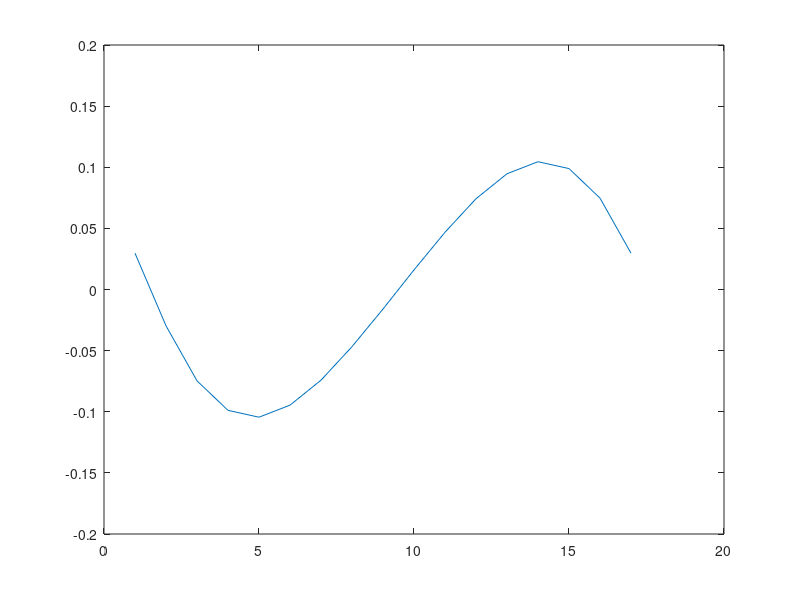
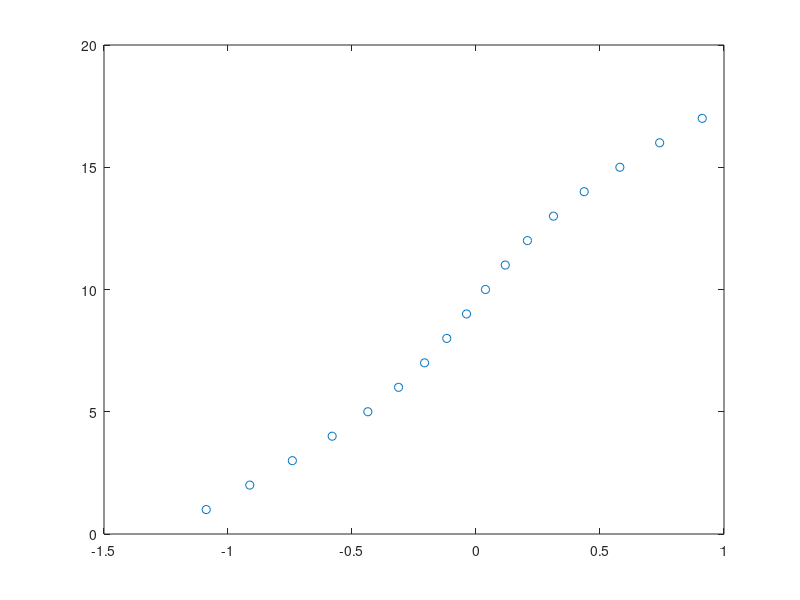

Recreate these plots in MATLAB, in order.
%unsteady stokes equation for simple shear flow

%SOR method for faster convergent
clc;
clear all;
close all;
%-----------------------------------------------------------------------
%Define all numerial values
%------------------------------------------------------------------------
Re = 1;                 %Reynolds Number
visc=1/Re;              %viscosity
nx = 16;                 %gridpoints along x
ny = 16;                 %gridpoints along y
lx = 1;                 %lenght of the domain
ly = 1;                 %width of the domain
ft=0.5;                 %final time
MaxErr = 0.001;         %maximum error for pressure
Maxit=10;              %maximum iteration
nstep= 25;
beta=1.2;               %SOR factor
dt=0.01;               %time step size
gx =0; gy=0;        %external forces

%---------------------------------------------
%Variable initialization
u = zeros(nx+1,ny+2); ut = zeros(nx+1,ny+2);  %velocity in x direction
v = zeros(nx+2,ny+1); vt = zeros(nx+2,ny+1);  %velocity in y direction
p = zeros(nx+2,ny+2);                       %pressure
tmp1 = zeros(nx+2,ny+2); tmp2 = zeros(nx+2,ny+2); %pressure
t=0;                                                %Initial time
%----------------------------------------------------------------------
%set grid points
dx=lx/nx; dy=ly/ny;                         %length of the grid cell
for i = 0:nx+2
    for j = 0:ny+2
        x=dx*(i-1);
        y=dy*(j-1.5);
    end
end
%-----------------------------------------------------------------------
%Check to ensure that the defined time step meets stability condition?
if dt>0.25*(min(dx,dy))^2/visc || dt>(1/Re)
    dt=min((0.25*(min(dx,dy))^2/visc),(visc));
end
%-----------------------------------------------------------------------
%Set boundary conditions


for j=2:ny+1
    y=dy*(j-1.5);
    u(1,j)=2*y-1;               %u at left edge
    u(nx+1,j)=2*y-1;            %u at right edge
    
end

for i=2:nx+1
    x=dx*(i-1.5);
    v(i,1)=0;                   %v at bottom edge
    v(i,ny+1)=0;                %v at top edge
end


for i=2:nx+1
    u(i,ny+2)=2-u(i,ny+1);       %u at top edge
    u(i,1)=-2-u(i,2);            %u at bottom edge
    
end

for j=2:ny
    v(nx+2,j)=-v(nx+1,j);        %v at right
    v(1,j)=-v(2,j);              %v at left
    
end


for i=2:nx+1
    p(i,ny+2)=6-p(i,ny+1);              %at top
    p(i,1)=6-p(i,2);                    %at bottom
end

for j=2:ny+1
    p(nx+2,j)=6-p(nx+1,j);              %at right
    p(1,j)=6-p(2,j);                    %at left
end

%-----------------------------------------------------------
for n=1:nstep
    %------------------------------------------------------------
    %temporary velocity
    
    for i=2:nx                              %Tempprary u velocity
        for j=2:ny+1
            ut(i,j)=u(i,j)+dt*(visc*((u(i+1,j)-2*u(i,j)+u(i-1,j))/dx^2+...
                (u(i,j+1)-2*u(i,j)+u(i,j-1))/dy^2)+gx);
        end
    end
    
    for i=2:nx+1                            %Tempprary u velocity
        for j=2:ny
            vt(i,j)=v(i,j)+dt*(visc*((v(i+1,j)-2*v(i,j)+v(i-1,j))/dx^2+...
                (v(i,j+1)-2*v(i,j)+v(i,j-1))/dy^2)+gy);
        end
    end
    %------------------------------------------------------------------
    %update boundary velociteis
    for j=2:ny+1
        y=dy*(j-1.5);
        ut(1,j)=2*y-1;               %u at left edge
        ut(nx+1,j)=2*y-1;            %u at right edge
        
    end
    
    for i=2:nx+1
        x=dx*(i-1.5);
        vt(i,1)=0;                   %v at bottom edge
        vt(i,ny+1)=0;                %v at top edge
    end
    
    
    for i=2:nx+1
        ut(i,ny+2)=2-ut(i,ny+1);       %u at top edge
        ut(i,1)=-2-ut(i,2);            %u at bottom edge
        
    end
    
    for j=2:ny
        vt(nx+2,j)=-vt(nx+1,j);        %v at right
        vt(1,j)=-vt(2,j);              %v at left
        
    end
    
    %-------------------------------------------------------------------
    %Compute Pressure
    diag = (0.5/(1/dx^2+1/dy^2));
    for it=1:Maxit
        p_chk=p;
        for i=2:nx+1
            for j=2:ny+1
                p(i,j)=  p(i,j) + ...
                    diag*( (1/dx^2)*(p(i+1,j)-2*p(i,j)+p(i-1,j))+ ...
                    (1/dy^2)*(p(i,j+1)-2*p(i,j)+p(i,j-1)) ...
                    -(Re/dt)*((ut(i,j)-ut(i-1,j))/dx+(vt(i,j)-vt(i,j-1))/dy) );
                %                         rhs= (1/dt)*((ut(i,j)-ut(i-1,j))/dx...
                %                             +(vt(i,j)-vt(i,j-1))/dy);
                %                         p(i,j)= (1-beta)*p(i,j)+...
                %                             beta*diag*( (1/dx^2)*(p(i+1,j)+p(i-1,j))+...
                %                             (1/dy^2)*(p(i,j+1)+p(i,j-1))-rhs);
            end
        end
        if max(max(abs(p_chk-p))) <MaxErr, break, end
        
        for i=2:nx+1
            p(i,ny+2)=6-p(i,ny+1);              %at top
            p(i,1)=6-p(i,2);                    %at bottom
        end
        for j=2:ny+1
            p(nx+2,j)=6-p(nx+1,j);              %at right
            p(1,j)=6-p(2,j);                    %at left
        end
        
        
        
    end
    
    
    
    %update velocities
    %u velocity
    
    for i=2:nx
        for j= 2:ny+1
            u(i,j)= ut(i,j)- ((dt/Re)*((p(i+1,j)-p(i,j))/dx));
        end
    end
    %v-velocity
    for i=2:nx+1
        for j= 2:ny
            v(i,j)= vt(i,j)- ((dt/Re)*((p(i,j+1)-p(i,j))/dy));
        end
    end
    for j=2:ny+1
        y=dy*(j-1.5);
        u(1,j)=2*y-1;               %u at left edge
        u(nx+1,j)=2*y-1;            %u at right edge
        
    end
    
    for i=2:nx+1
        x=dx*(i-1.5);
        v(i,1)=0;                   %v at bottom edge
        v(i,ny+1)=0;                %v at top edge
    end
    
    
    for i=2:nx+1
        u(i,ny+2)=2-u(i,ny+1);       %u at top edge
        u(i,1)=-2-u(i,2);            %u at bottom edge
        
    end
    
    for j=2:ny
        v(nx+2,j)=-v(nx+1,j);        %v at right
        v(1,j)=-v(2,j);              %v at left
        
    end
    u
    v
    p
    
end

% %relocate the grid points
% %p(1:nx+2,1)=0; p(1:nx+2,ny+2)=0; p(1,1:ny+2)=0; p(nx+2,1:ny+2)=0;
% u_cnt(1:nx+1,1:ny+1)= 1/2 *(u(1:nx+1,1:ny+1)+u(1:nx+1,2:ny+2));
% v_cnt(1:nx+1,1:ny+1)= 1/2 *(v(1:nx+1,1:ny+1)+v(2:nx+2,1:ny+1));
% P_cnt(1:nx+1,1:ny+1)=1/4*(p(1:nx+1,1:ny+1)+p(2:nx+2,1:ny+1)...
%     +p(1:nx+1,2:ny+2)+p(2:nx+2,2:ny+2));
% wt(1:nx+1,1:ny+1)=(v(2:nx+2,1:ny+1)-v(1:nx+1,1:ny+1))/dx...
%     -(u(1:nx+1,2:ny+2)-u(1:nx+1,1:ny+1))/dy;
% x(1:nx+1)=(0:nx);
% y(1:ny+1)=(0:ny);
% %-------------------------------------------------------------------------%
% %Plot the variables
% %-------------------------------------------------------------------------%
% figure(1), quiver(x,y,(rot90(fliplr(u_cnt))),(rot90(fliplr(v_cnt)))),...
% xlabel('nx'),ylabel('ny'),title('Velocity Vectour Plot');
% axis([0 nx 0 ny]),axis('square');
% figure(2), contour(x,y,(rot90(fliplr(P_cnt)))); colorbar
figure(2), plot(u(floor(nx/2),1:ny+1),1:ny+1,'o')
hold on;
figure(1), plot(1:nx+1,v(1:nx+1, floor(ny/2)))
hold on;
hold on;








